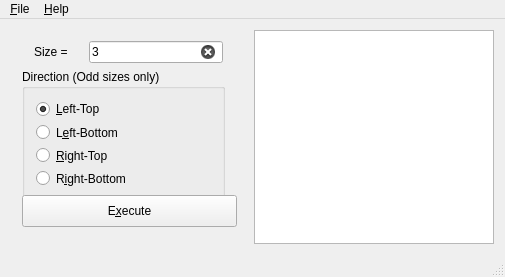
<?xml version="1.0" encoding="UTF-8"?>
<ui version="4.0">
 <class>MainWindow</class>
 <widget class="QMainWindow" name="MainWindow">
  <property name="geometry">
   <rect>
    <x>0</x>
    <y>0</y>
    <width>505</width>
    <height>277</height>
   </rect>
  </property>
  <property name="minimumSize">
   <size>
    <width>505</width>
    <height>277</height>
   </size>
  </property>
  <property name="windowTitle">
   <string>DS_EX3_03363636_蔡璨名 Magic Square</string>
  </property>
  <widget class="QWidget" name="centralWidget">
   <layout class="QHBoxLayout" name="horizontalLayout">
    <item>
     <widget class="QWidget" name="widgetControls" native="true">
      <layout class="QVBoxLayout" name="layoutControls">
       <item>
        <layout class="QHBoxLayout" name="layoutSize">
         <property name="sizeConstraint">
          <enum>QLayout::SetDefaultConstraint</enum>
         </property>
         <item>
          <widget class="QLabel" name="labelSize">
           <property name="sizePolicy">
            <sizepolicy hsizetype="Fixed" vsizetype="Fixed">
             <horstretch>0</horstretch>
             <verstretch>0</verstretch>
            </sizepolicy>
           </property>
           <property name="statusTip">
            <string>Input the square size. It must be &gt;= 3</string>
           </property>
           <property name="text">
            <string>Size = </string>
           </property>
          </widget>
         </item>
         <item>
          <widget class="QLineEdit" name="txtSize">
           <property name="sizePolicy">
            <sizepolicy hsizetype="Fixed" vsizetype="Fixed">
             <horstretch>0</horstretch>
             <verstretch>0</verstretch>
            </sizepolicy>
           </property>
           <property name="statusTip">
            <string>Input the square size. It must be &gt;= 3</string>
           </property>
           <property name="text">
            <string>3</string>
           </property>
           <property name="placeholderText">
            <string>must be &gt;= 3</string>
           </property>
           <property name="clearButtonEnabled">
            <bool>true</bool>
           </property>
          </widget>
         </item>
        </layout>
       </item>
       <item>
        <widget class="QGroupBox" name="groupDirection">
         <property name="sizePolicy">
          <sizepolicy hsizetype="Fixed" vsizetype="Fixed">
           <horstretch>0</horstretch>
           <verstretch>0</verstretch>
          </sizepolicy>
         </property>
         <property name="minimumSize">
          <size>
           <width>203</width>
           <height>132</height>
          </size>
         </property>
         <property name="maximumSize">
          <size>
           <width>203</width>
           <height>132</height>
          </size>
         </property>
         <property name="statusTip">
          <string>Direction of the algorithm. Only affected to odd sizes.</string>
         </property>
         <property name="title">
          <string>Direction (Odd sizes only)</string>
         </property>
         <layout class="QVBoxLayout" name="verticalLayout_2">
          <item>
           <widget class="QRadioButton" name="radioLeftTop">
            <property name="text">
             <string>&amp;Left-Top</string>
            </property>
            <property name="checked">
             <bool>true</bool>
            </property>
           </widget>
          </item>
          <item>
           <widget class="QRadioButton" name="radioLeftBottom">
            <property name="text">
             <string>L&amp;eft-Bottom</string>
            </property>
           </widget>
          </item>
          <item>
           <widget class="QRadioButton" name="radioRightTop">
            <property name="text">
             <string>&amp;Right-Top</string>
            </property>
           </widget>
          </item>
          <item>
           <widget class="QRadioButton" name="radioRightBottom">
            <property name="text">
             <string>R&amp;ight-Bottom</string>
            </property>
           </widget>
          </item>
         </layout>
        </widget>
       </item>
       <item alignment="Qt::AlignHCenter|Qt::AlignTop">
        <widget class="QPushButton" name="btnExecute">
         <property name="sizePolicy">
          <sizepolicy hsizetype="Fixed" vsizetype="Fixed">
           <horstretch>0</horstretch>
           <verstretch>0</verstretch>
          </sizepolicy>
         </property>
         <property name="minimumSize">
          <size>
           <width>215</width>
           <height>32</height>
          </size>
         </property>
         <property name="maximumSize">
          <size>
           <width>215</width>
           <height>32</height>
          </size>
         </property>
         <property name="statusTip">
          <string>Click to execute the magic square algorithm.</string>
         </property>
         <property name="text">
          <string>E&amp;xecute</string>
         </property>
        </widget>
       </item>
       <item>
        <widget class="QWidget" name="widgetSpacing" native="true">
         <property name="sizePolicy">
          <sizepolicy hsizetype="Preferred" vsizetype="Expanding">
           <horstretch>0</horstretch>
           <verstretch>0</verstretch>
          </sizepolicy>
         </property>
        </widget>
       </item>
      </layout>
     </widget>
    </item>
    <item>
     <widget class="QTableView" name="tableView">
      <property name="statusTip">
       <string>Result of the square will be shown here.</string>
      </property>
     </widget>
    </item>
   </layout>
  </widget>
  <widget class="QMenuBar" name="menuBar">
   <property name="geometry">
    <rect>
     <x>0</x>
     <y>0</y>
     <width>505</width>
     <height>22</height>
    </rect>
   </property>
   <widget class="QMenu" name="menuFile">
    <property name="toolTip">
     <string>File Menu</string>
    </property>
    <property name="statusTip">
     <string>File Menu</string>
    </property>
    <property name="title">
     <string>&amp;File</string>
    </property>
    <addaction name="actionExit"/>
   </widget>
   <widget class="QMenu" name="menuHelp">
    <property name="toolTip">
     <string>Help Menu</string>
    </property>
    <property name="statusTip">
     <string>Help Menu</string>
    </property>
    <property name="title">
     <string>&amp;Help</string>
    </property>
    <addaction name="actionAbout"/>
   </widget>
   <addaction name="menuFile"/>
   <addaction name="menuHelp"/>
  </widget>
  <widget class="QStatusBar" name="statusBar"/>
  <action name="actionExit">
   <property name="text">
    <string>E&amp;xit</string>
   </property>
   <property name="toolTip">
    <string>Exit the application.</string>
   </property>
   <property name="statusTip">
    <string>Exit the application.</string>
   </property>
  </action>
  <action name="actionAbout">
   <property name="text">
    <string>&amp;About</string>
   </property>
   <property name="toolTip">
    <string>About this application.</string>
   </property>
   <property name="statusTip">
    <string>About this application.</string>
   </property>
  </action>
 </widget>
 <layoutdefault spacing="6" margin="11"/>
 <tabstops>
  <tabstop>radioLeftTop</tabstop>
  <tabstop>radioLeftBottom</tabstop>
  <tabstop>radioRightTop</tabstop>
  <tabstop>radioRightBottom</tabstop>
  <tabstop>btnExecute</tabstop>
  <tabstop>tableView</tabstop>
 </tabstops>
 <resources/>
 <connections/>
</ui>
